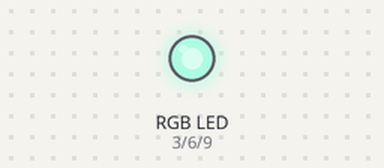
A sketch run on a simulated Arduino Uno, built with avr-gcc and run on an emulated ATmega328P. Shown: an RGB LED mixed from three pins (HIGH = lit). Dim RGB values are drawn brighter than linear; random numbers use the default seed unless the sketch sets one.

Above: at 0.1 s.
At 4.6 s:
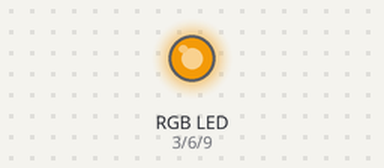
At 9.6 s:
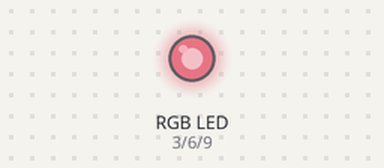
At 19.6 s:
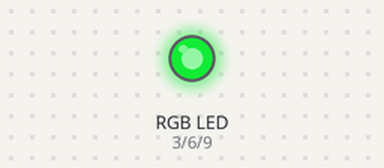
At 29.1 s:
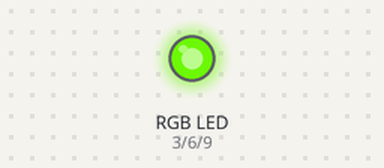
At 39.1 s:
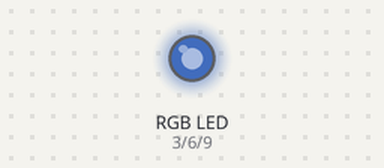
Timing chart, 0 to 40.0 s (numbered marks = the images above):
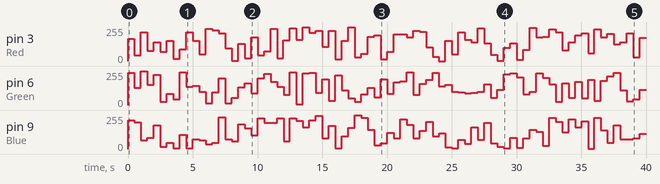

Measured:
- by itself, pin 3 (Red): 0/255 → 167/255 at 0.00 s, → 42/255 0.50 s later, → 216/255 0.50 s later, → 77/255 0.50 s later, … (80 changes in this stretch)
- by itself, pin 9 (Blue): 0/255 → 217/255 at 0.00 s, → 200/255 0.50 s later, → 67/255 0.50 s later, → 85/255 0.50 s later, … (79 changes in this stretch)

The sketch:

CodigoTerceiroProjeto.ino
```cpp
void setup() {
  pinMode(3, OUTPUT); // Red
  pinMode(6, OUTPUT); // Green
  pinMode(9, OUTPUT); // Blue
}

void loop() {
  analogWrite(3, random(0, 256));
  analogWrite(6, random(0, 256));
  analogWrite(9, random(0, 256));
  delay(500);
}
```
